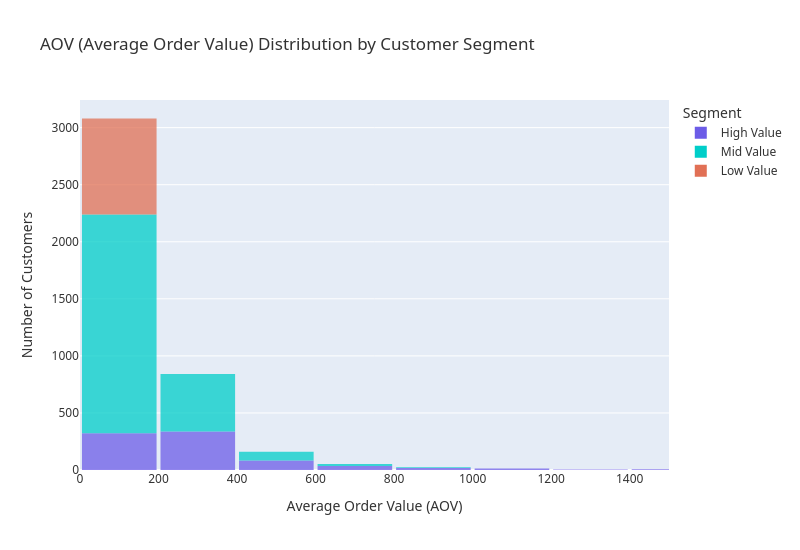

The code cell stored with this chart in its notebook:
### Markdown cell above
### AOV (Average Order Value) Distribution by Customer Segment

### Code cell
import pandas as pd
import plotly.express as px

df = pd.read_csv("../data/gold/customer_value.csv")

fig = px.histogram(
    df,
    x="AOV",
    color="Segment",
    opacity=0.75,
    color_discrete_map={
        "High Value": "#6C5CE7",
        "Mid Value": "#00CEC9",
        "Low Value": "#E17055"
    },
    title="AOV (Average Order Value) Distribution by Customer Segment"
)

# Force equal bin width (example: 100)
fig.update_traces(
    xbins=dict(
        start=0,
        end=4000,
        size=200   # each bin = 100 AOV wide
    )
)

fig.update_xaxes(range=[0, 1500])

fig.update_layout(
    width=800,
    height=550,
    xaxis_title="Average Order Value (AOV)",
    yaxis_title="Number of Customers",
    font=dict(family="Segoe UI, Roboto, Arial", size=12, color="#333"),
    bargap=0.05
)

fig.show()

### Figure 1 — Plotly figure (JSON) as saved in the notebook; plotly's stock layout.template omitted (floating-point values rounded to 4 significant figures; data arrays with more than 128 entries replaced by an {"elided": "..."} marker saying what was removed)
{"data": [{"bingroup": "x", "hovertemplate": "Segment=High Value<br>AOV=%{x}<br>count=%{y}<extra></extra>", "legendgroup": "High Value", "marker": {"color": "#6C5CE7", "opacity": 0.75, "pattern": {"shape": ""}}, "name": "High Value", "orientation": "v", "showlegend": true, "type": "histogram", "x": {"elided": "842 float values"}, "xaxis": "x", "xbins": {"end": 4000, "size": 200, "start": 0}, "yaxis": "y"}, {"bingroup": "x", "hovertemplate": "Segment=Mid Value<br>AOV=%{x}<br>count=%{y}<extra></extra>", "legendgroup": "Mid Value", "marker": {"color": "#00CEC9", "opacity": 0.75, "pattern": {"shape": ""}}, "name": "Mid Value", "orientation": "v", "showlegend": true, "type": "histogram", "x": {"elided": "2525 float values"}, "xaxis": "x", "xbins": {"end": 4000, "size": 200, "start": 0}, "yaxis": "y"}, {"bingroup": "x", "hovertemplate": "Segment=Low Value<br>AOV=%{x}<br>count=%{y}<extra></extra>", "legendgroup": "Low Value", "marker": {"color": "#E17055", "opacity": 0.75, "pattern": {"shape": ""}}, "name": "Low Value", "orientation": "v", "showlegend": true, "type": "histogram", "x": {"elided": "841 float values"}, "xaxis": "x", "xbins": {"end": 4000, "size": 200, "start": 0}, "yaxis": "y"}], "layout": {"bargap": 0.05, "barmode": "relative", "font": {"color": "#333", "family": "Segoe UI, Roboto, Arial", "size": 12}, "height": 550, "legend": {"title": {"text": "Segment"}, "tracegroupgap": 0}, "title": {"text": "AOV (Average Order Value) Distribution by Customer Segment"}, "width": 800, "xaxis": {"anchor": "y", "domain": [0, 1], "range": [0, 1500], "title": {"text": "Average Order Value (AOV)"}}, "yaxis": {"anchor": "x", "domain": [0, 1], "title": {"text": "Number of Customers"}}}}
